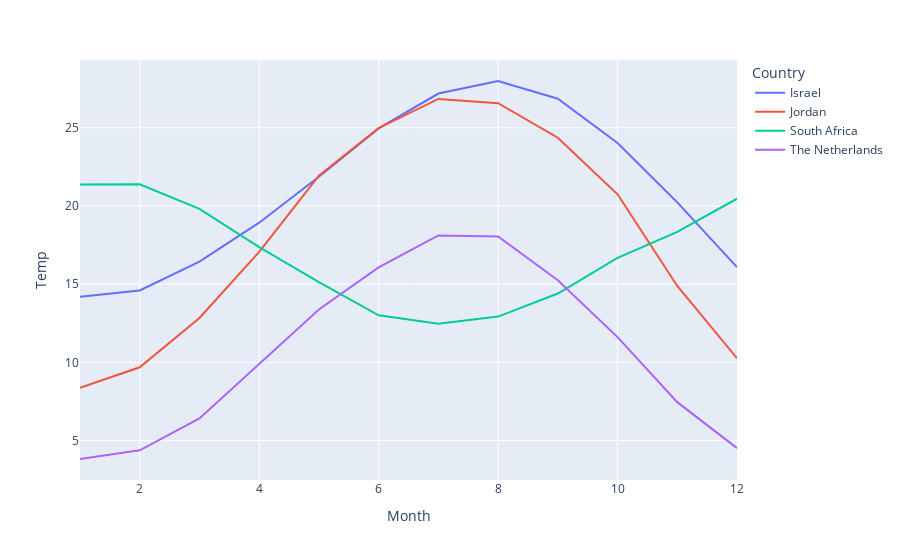

Notebook code cell kept with this figure:
### Code cell
fig = px.line(mean, x="Month", y="Temp" ,color="Country", error_y=)

fig.show()

### Figure 1 — Plotly figure (JSON) as saved in the notebook; plotly's stock layout.template omitted (floating-point values rounded to 4 significant figures)
{"data": [{"hovertemplate": "Country=Israel<br>Month=%{x}<br>Temp=%{y}<extra></extra>", "legendgroup": "Israel", "line": {"color": "#636efa", "dash": "solid"}, "marker": {"symbol": "circle"}, "mode": "lines", "name": "Israel", "orientation": "v", "showlegend": true, "type": "scatter", "x": [1, 2, 3, 4, 5, 6, 7, 8, 9, 10, 11, 12], "xaxis": "x", "y": [14.19, 14.59, 16.44, 18.93, 21.87, 24.96, 27.18, 27.99, 26.86, 24.03, 20.23, 16.09], "yaxis": "y"}, {"hovertemplate": "Country=Jordan<br>Month=%{x}<br>Temp=%{y}<extra></extra>", "legendgroup": "Jordan", "line": {"color": "#EF553B", "dash": "solid"}, "marker": {"symbol": "circle"}, "mode": "lines", "name": "Jordan", "orientation": "v", "showlegend": true, "type": "scatter", "x": [1, 2, 3, 4, 5, 6, 7, 8, 9, 10, 11, 12], "xaxis": "x", "y": [8.375, 9.683, 12.84, 17.06, 21.94, 24.98, 26.84, 26.57, 24.36, 20.75, 14.89, 10.26], "yaxis": "y"}, {"hovertemplate": "Country=South Africa<br>Month=%{x}<br>Temp=%{y}<extra></extra>", "legendgroup": "South Africa", "line": {"color": "#00cc96", "dash": "solid"}, "marker": {"symbol": "circle"}, "mode": "lines", "name": "South Africa", "orientation": "v", "showlegend": true, "type": "scatter", "x": [1, 2, 3, 4, 5, 6, 7, 8, 9, 10, 11, 12], "xaxis": "x", "y": [21.37, 21.39, 19.81, 17.36, 15.13, 13.0, 12.48, 12.93, 14.4, 16.69, 18.34, 20.46], "yaxis": "y"}, {"hovertemplate": "Country=The Netherlands<br>Month=%{x}<br>Temp=%{y}<extra></extra>", "legendgroup": "The Netherlands", "line": {"color": "#ab63fa", "dash": "solid"}, "marker": {"symbol": "circle"}, "mode": "lines", "name": "The Netherlands", "orientation": "v", "showlegend": true, "type": "scatter", "x": [1, 2, 3, 4, 5, 6, 7, 8, 9, 10, 11, 12], "xaxis": "x", "y": [3.82, 4.378, 6.415, 9.899, 13.38, 16.07, 18.12, 18.05, 15.25, 11.61, 7.454, 4.515], "yaxis": "y"}], "layout": {"legend": {"title": {"text": "Country"}, "tracegroupgap": 0}, "margin": {"t": 60}, "xaxis": {"anchor": "y", "domain": [0, 1], "title": {"text": "Month"}}, "yaxis": {"anchor": "x", "domain": [0, 1], "title": {"text": "Temp"}}}}
